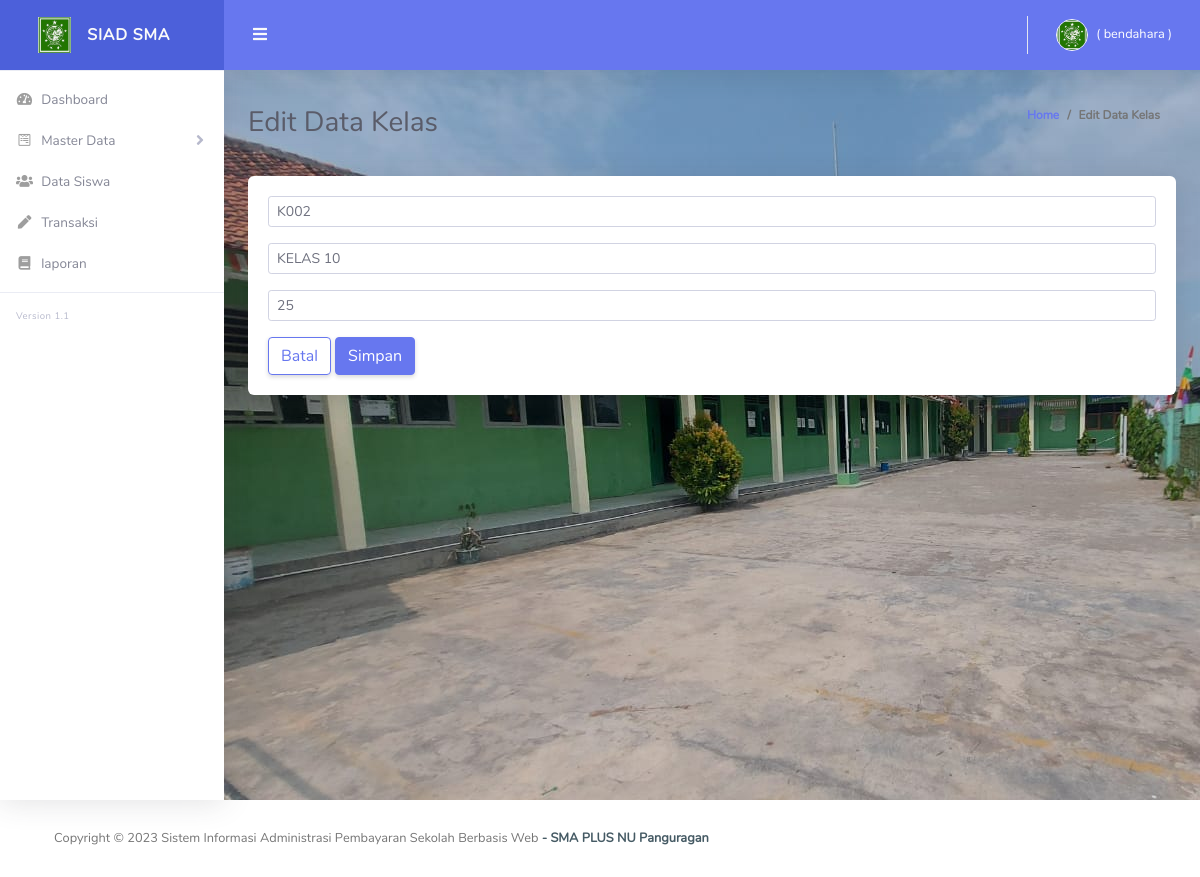
Screenshot of /Kelas/edit/7 with the database file from the repository.
### tables this page shows
CREATE TABLE `tb_kelas`  (
  `id` int(11) NOT NULL AUTO_INCREMENT,
  `kode_kelas` varchar(100) NOT NULL,
  `nama_kelas` varchar(100) NOT NULL,
  `jumlah` varchar(100) NOT NULL,
  PRIMARY KEY (`id`) USING BTREE
);

### application/controllers/Kelas.php (called while the page is built, shortened)
<?php
class Kelas extends CI_Controller {
    public function __construct()
    {
        $this->load->model('M_global_model');
        $this->load->model('Kelas_model');
        $this->load->model('Periode_model');
    }
    public function edit($id)
    {
        $data['title']  = 'SIAD SMA Pangurugan';
        $judul = 'Edit Data Kelas';
        $kelas = $this->Kelas_model->get($id);
        $this->load->view('template/header', $data);
        $this->load->view('template/sidebar');
        $this->load->view('template/topbar');
        $this->load->view('admin/kelas-edit', compact('kelas', 'judul'));
        $this->load->view('template/footer');
    }
}

### index.php (called while the page is built, shortened)
<?php
require_once BASEPATH.'core/CodeIgniter.php';

### application/models/Kelas_model.php (called while the page is built, shortened)
<?php
class Kelas_model extends CI_Model
{
        function get($id)
        {
          $query = $this->db->where('id', $id)->get('tb_kelas');
          return $query->row();
        }
}

### application/views/admin/kelas-edit.php (the view, shortened to what this page needs)
<div class="container-fluid" id="container-wrapper">
  <div class="d-sm-flex align-items-center justify-content-between mb-4">
    <h1 class="h3 mb-0 text-gray-800"><?= $judul; ?></h1>
    <ol class="breadcrumb">
      <li class="breadcrumb-item"><a href="./">Home</a></li>
      <li class="breadcrumb-item active" aria-current="page"><?= $judul; ?></li>
    </ol>
  </div>
  <div class="card">
    <div class="card-body">
      <form action="<?php echo base_url() . 'kelas/update'; ?>" method="post">
        <input class="form-control form-control-sm  mb-3" id="kode_kelas" name="kode_kelas" type="text" required placeholder="Masukan Kode Kelas" value="<?= $kelas->kode_kelas ?>">
        <input class="form-control form-control-sm  mb-3" id="nama_kelas" name="nama_kelas" type="text" required placeholder="Masukan Nama Kelas" value="<?= $kelas->nama_kelas ?>">
        <input class="form-control form-control-sm  mb-3" id="jumlah" name="jumlah" type="text" required placeholder="Jumlah" value="<?= $kelas->jumlah ?>">
        <a href="<?= base_url('kelas'); ?>" class="btn btn-outline-primary">Batal</a>
        <button type="submit" class="btn btn-primary">Simpan</button>
      </form>
    </div>
  </div>
</div>
</div>
</div>

### rows the page displays
tb_kelas: kode_kelas "K002", nama_kelas "KELAS 10", jumlah "25"

### other values shown
$roleName "bendahara"
$judul "Edit Data Kelas"
